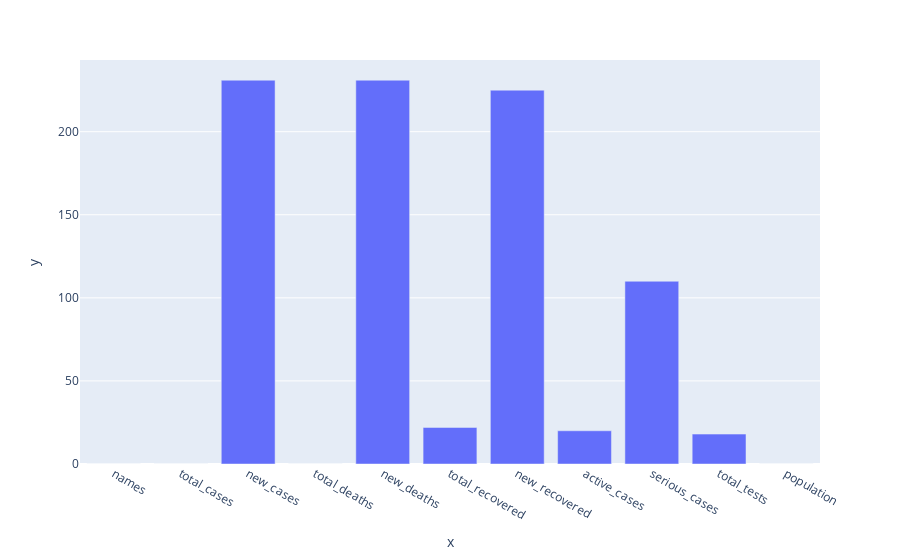

The notebook cell saved with this chart:
### Code cell
import plotly.express as px

px.bar( x = missing_data.index, y = missing_data.values)

### Figure 1 — Plotly figure (JSON) as saved in the notebook; plotly's stock layout.template omitted (floating-point values rounded to 4 significant figures)
{"data": [{"alignmentgroup": "True", "hovertemplate": "x=%{x}<br>y=%{y}<extra></extra>", "legendgroup": "", "marker": {"color": "#636efa", "pattern": {"shape": ""}}, "name": "", "offsetgroup": "", "orientation": "v", "showlegend": false, "textposition": "auto", "type": "bar", "x": ["names", "total_cases", "new_cases", "total_deaths", "new_deaths", "total_recovered", "new_recovered", "active_cases", "serious_cases", "total_tests", "population"], "xaxis": "x", "y": [0, 0, 231, 0, 231, 22, 225, 20, 110, 18, 0], "yaxis": "y"}], "layout": {"barmode": "relative", "legend": {"tracegroupgap": 0}, "margin": {"t": 60}, "xaxis": {"anchor": "y", "domain": [0, 1], "title": {"text": "x"}}, "yaxis": {"anchor": "x", "domain": [0, 1], "title": {"text": "y"}}}}
